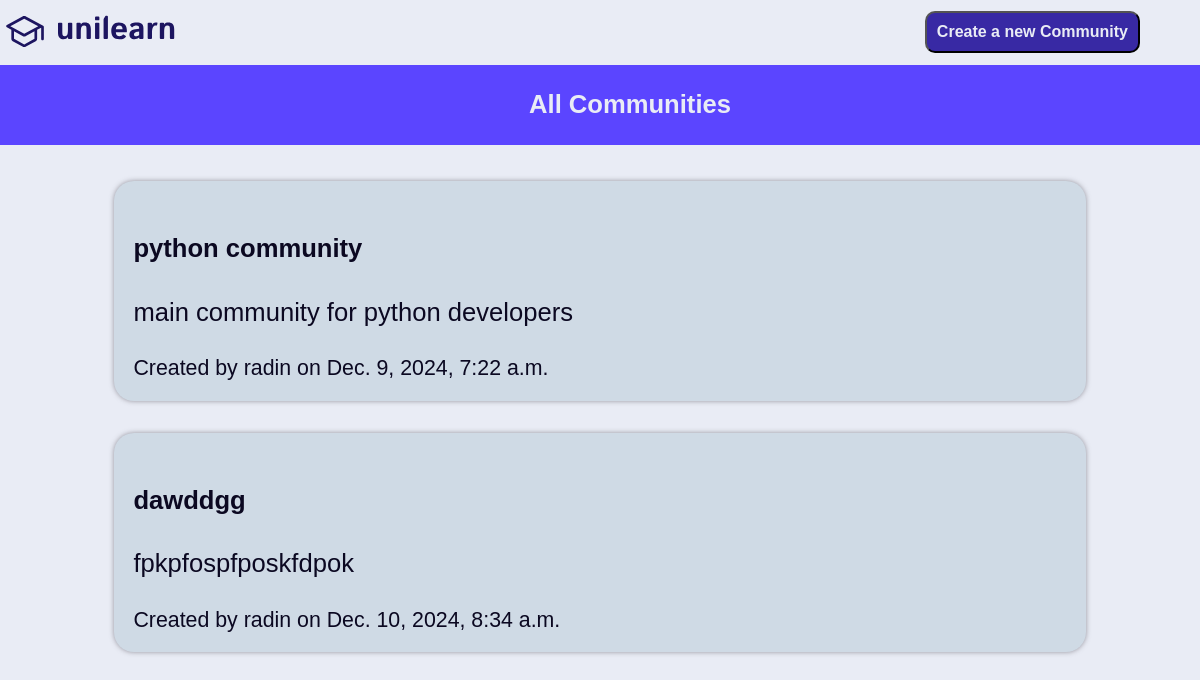
The page /subreddits/ on the database its author committed.
### main/models.py (models this page shows, shortened)
class Subreddit(models.Model):
    name = models.CharField(max_length=100, unique=True)
    description = models.TextField(blank=True)
    created_by = models.ForeignKey(CustomUser, on_delete=models.CASCADE, related_name="created_subreddits")
    created_at = models.DateTimeField(auto_now_add=True)
    moderators = models.ManyToManyField(CustomUser, related_name="moderated_subreddits")

class CustomUser(AbstractUser):
    email = models.EmailField(unique=True)
    bio = models.TextField(blank=True, null=True)
    karma = models.IntegerField(default=0)  # Tracks user's overall karma
    date_joined = models.DateTimeField(auto_now_add=True)  # When the user created the account
    last_online = models.DateTimeField(null=True, blank=True)  # Last time the user was online
    followed_subreddits = models.ManyToManyField('Subreddit', related_name='followers', blank=True)
    preferences = models.JSONField(default=dict, blank=True)  # To store topic preferences as a JSON object

### main/views.py (the view)
# urls.py: path('subreddits/', views.subreddit_list, name='subreddit_list'),
def subreddit_list(request):
    subreddits = Subreddit.objects.all()
    return render(request, 'templates/subreddit_list.html', {'subreddits': subreddits})

### main/templates/subreddit_list.html (shortened to what this page needs)
<!DOCTYPE html>
<html lang="en">
<head>
</head>
<body>
    <div class="top">
        <a href="{% url 'home' %}">
            <div class="unilearn">
            </div>
        </a>
        <div class="buttons" style="margin-right: 5%;">
            <a href="{% url 'create_subreddit' %}"><button class="create-community">Create a new Community</button></a>
        </div>
    </div>
    <div class="header">
        <h3 class="title" >All Communities</h3>
    </div>
    {% if subreddits %}
    <div class="differentCommunities" style="width: 90%; margin-left: 5%; margin-right: 2.5%; margin-top: 3%;">
        {% for subreddit in subreddits %}
        <a href="{% url 'subreddit_detail' subreddit.name %}" style="text-decoration: none;">
            <div class="firstCommunity" style="display: flex; flex-direction: row;">
                <div class="texts" style="margin: 2%;">
                    <h4 class="titleOfCommunity">{{ subreddit.name }}</h4>
                    <p class="timeOfCreation">{{subreddit.description}}</p>
                    <small>Created by {{ subreddit.created_by.username }} on {{ subreddit.created_at }}</small>
                </div>
            </div>
        </a>
        {% endfor %}
    </div>
    {% else %}
        <p>No subreddits available yet.</p>
    {% endif %}
</body>
</html>

### main/templates/subreddit_list.html (style rules this page uses)
body { margin: 0px; font-family: Arial; background-color: #E9ECF5; }
.unilearn { display: flex; flex-direction: row; align-items: center; margin-left: 1% ; padding-top: 0.5%; margin-bottom: 1%; }
.top { display: flex; align-items: center; justify-content: space-between; }
.header { display: flex; align-items: center; justify-content: center; background-color: rgb(91, 69, 255); }
.buttons { display: flex; flex-direction: row; justify-content: center; align-items: center; gap: 10px; margin-right: 2%; }
.create-community { font-size: medium; border-radius: 10px; background-color: rgb(56,41,164); color: #E9ECF5; font-weight: 700; padding: 10px; }
.title { margin-left: 5%; color: #E9ECF5; font-size: 1.6rem; font-weight: bolder; }
.differentCommunities { display: flex; flex-direction: column; }
.firstCommunity { border-radius: 20px; background-color: #CFDAE5; margin-bottom: 3%; margin-left: 5%; margin-right: 5%; color: #0B0821; font-size: 1.6rem; box-shadow: 0px 0px 5px 0px rgba(128, 125, 135,80%);; }

### rows shown on the page
Subreddit: name "python community", description "main community for python developers", created_by.username "radin", created_at "Dec. 9, 2024, 7:22 a.m."
Subreddit: name "dawddgg", description "fpkpfospfposkfdpok", created_by.username "radin", created_at "Dec. 10, 2024, 8:34 a.m."
